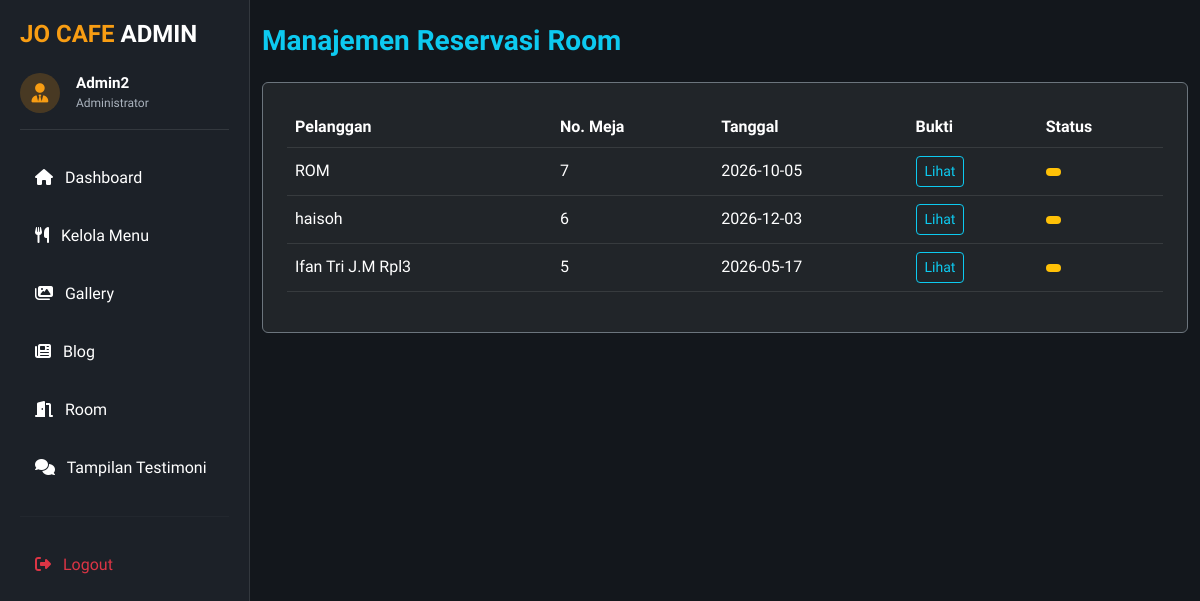
/dashboard/admin.php?page=room1 (signed in), run on an earlier commit of the app's database.
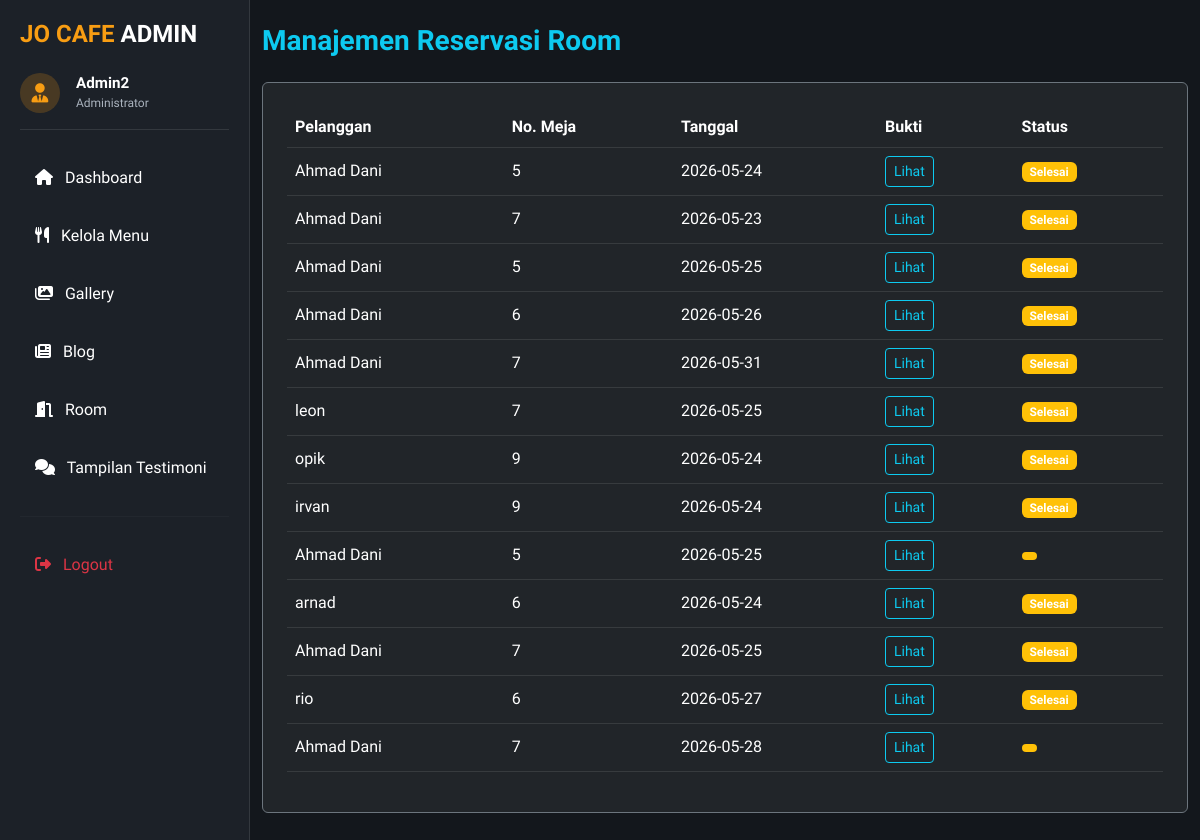
And on a later commit of the database.
### tables this page shows
CREATE TABLE `reservasi_room` (
  `id_reservasi_room` int(11) NOT NULL,
  `id_pelanggan` int(11) NOT NULL,
  `tanggal_reservasi` date DEFAULT NULL,
  `jam_mulai` time DEFAULT NULL,
  `jam_selesai` time DEFAULT NULL,
  `bukti_pembayaran` varchar(255) DEFAULT NULL,
  `id_room` int(11) NOT NULL,
  `deskripsi` text DEFAULT NULL,
  `status_pesanan` varchar(250) NOT NULL
);

CREATE TABLE `pelanggan` (
  `id_pelanggan` int(11) NOT NULL,
  `nama` varchar(100) DEFAULT NULL,
  `email` varchar(100) DEFAULT NULL,
  `telepon` varchar(20) DEFAULT NULL
);

### dashboard/room.php (the view, shortened to what this page needs)
<?php
include "../config/koneksi.php";
?>
<div class="container-fluid mt-4">
    <h3 class="fw-bold mb-4 text-info">Manajemen Reservasi Room</h3>
    <div class="card bg-dark border-secondary p-4">
        <table class="table table-dark table-hover align-middle">
            <thead>
                <tr>
                    <th>Pelanggan</th>
                    <th>No. Meja</th>
                    <th>Tanggal</th>
                    <th>Bukti</th>
                    <th>Status</th>
                </tr>
            </thead>
            <tbody>
                <?php
                $q = mysqli_query($conn, "SELECT reservasi_room.*, pelanggan.nama
                                          FROM reservasi_room
                                          JOIN pelanggan ON reservasi_room.id_pelanggan = pelanggan.id_pelanggan");
                while ($r = mysqli_fetch_assoc($q)) {
                ?>
                <tr>
                    <td><?= $r['nama']; ?></td>
                    <td><?= $r['id_room']; ?></td>
                    <td><?= $r['tanggal_reservasi']; ?></td>
                    <td>
                        <?php if($r['bukti_pembayaran']): ?>
                            <a href="../assets/img/bukti/<?= $r['bukti_pembayaran']; ?>" target="_blank" class="btn btn-sm btn-outline-info">Lihat</a>
                        <?php else: ?>
                            <span class="text-muted">Belum ada</span>
                        <?php endif; ?>
                    </td>
                    <td>
                        <span class="badge <?= ($r['status_pesanan'] == 'Confirmed') ? 'bg-primary' : 'bg-warning'; ?>">
                            <?= $r['status_pesanan']; ?>
                        </span>
                    </td>
                </tr>
                <?php } ?>
            </tbody>
        </table>
    </div>
</div>

What changed in the data, as far as the page shows it:
added reservasi_room: id_pelanggan.nama "Ahmad Dani", id_room "5", tanggal_reservasi "2026-05-24", status_pesanan "Selesai"
added reservasi_room: id_pelanggan.nama "Ahmad Dani", id_room "7", tanggal_reservasi "2026-05-23", status_pesanan "Selesai"
added reservasi_room: id_pelanggan.nama "Ahmad Dani", id_room "5", tanggal_reservasi "2026-05-25", status_pesanan "Selesai"
added reservasi_room: id_pelanggan.nama "Ahmad Dani", id_room "6", tanggal_reservasi "2026-05-26", status_pesanan "Selesai"
added reservasi_room: id_pelanggan.nama "Ahmad Dani", id_room "7", tanggal_reservasi "2026-05-31", status_pesanan "Selesai"
added reservasi_room: id_pelanggan.nama "leon", id_room "7", tanggal_reservasi "2026-05-25", status_pesanan "Selesai"
added reservasi_room: id_pelanggan.nama "opik", id_room "9", tanggal_reservasi "2026-05-24", status_pesanan "Selesai"
changed reservasi_room: id_pelanggan.nama "ROM" → "irvan"; id_room "7" → "9"; tanggal_reservasi "2026-10-05" → "2026-05-24"; status_pesanan (not shown) → "Selesai"
changed reservasi_room (number 9 of 13 on the later page): id_pelanggan.nama "haisoh" → "Ahmad Dani"; id_room "6" → "5"; tanggal_reservasi "2026-12-03" → "2026-05-25"
changed reservasi_room: id_pelanggan.nama "Ifan Tri J.M Rpl3" → "arnad"; id_room "5" → "6"; tanggal_reservasi "2026-05-17" → "2026-05-24"; status_pesanan (not shown) → "Selesai"
added reservasi_room: id_pelanggan.nama "Ahmad Dani", id_room "7", tanggal_reservasi "2026-05-25", status_pesanan "Selesai"
added reservasi_room: id_pelanggan.nama "rio", id_room "6", tanggal_reservasi "2026-05-27", status_pesanan "Selesai"
added reservasi_room: id_pelanggan.nama "Ahmad Dani", id_room "7", tanggal_reservasi "2026-05-28"
